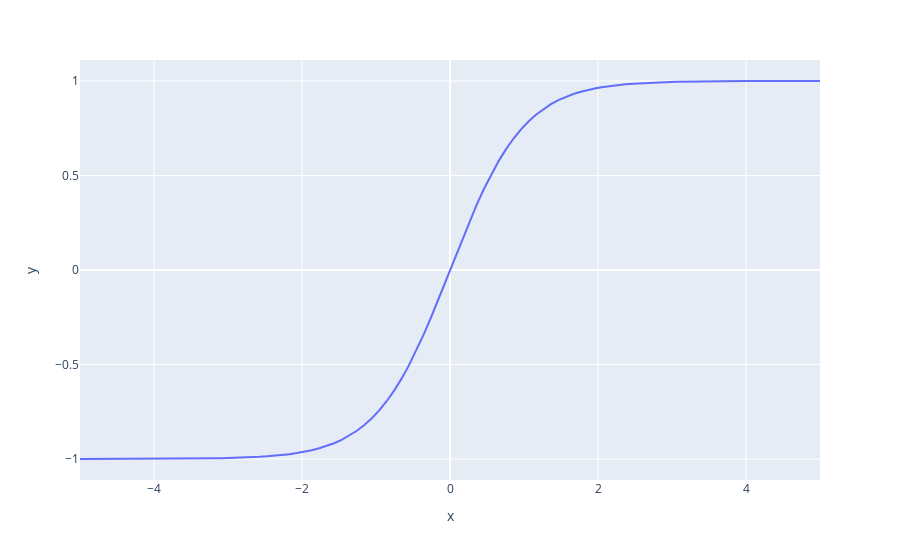

Notebook cell for this chart:
### Markdown cell above
# Tanh

### Code cell
x_values = np.linspace(-5, 5, 100)
tanh_values = np.tanh(x_values)

px.line(x=x_values, y=tanh_values)
